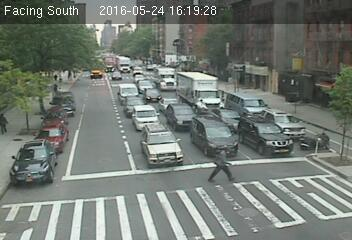
#> input picture HOG/HOG2/images/433.jpg, 352 x 240 px, given in place of ., which was not available
$ python -i blob_detection.py   (imports and definitions only)   (older library calls are emulated)
#> lines starting #> are read from the running program, lines starting #| are printed output that depends on the picture; pictures that were not available may be replaced by others from this repository, and a replacement may not be noted
# the current version takes in 3 consecutive images and returns the list of the blob centroids
import numpy as np
import cv2
from matplotlib import pyplot as plt
from scipy import ndimage

def detector(image_list):
#> called with image_list = '../HOG/HOG2/images/433.jpg'
	params = cv2.SimpleBlobDetector_Params()

# Change thresholds
	params.minThreshold = 10
	params.maxThreshold = 200

# Filter by Area.
	params.filterByArea = True
	params.minArea = 100
	params.maxArea = 1000

# Filter by Circularity
	params.filterByCircularity = True
	params.minCircularity = 0.05

# Filter by Convexity
	params.filterByConvexity = True
	params.minConvexity = 0.05

# Filter by Inertia
	params.filterByInertia = False
	params.minInertiaRatio = 0.01


	edges = []
	for i in image_list:

# Loading the image in grayscale
		img = cv2.imread(i, cv2.IMREAD_GRAYSCALE)
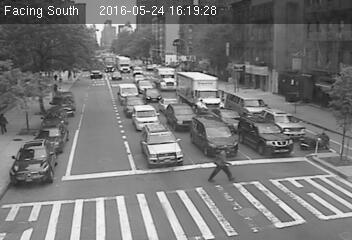
#> img: shape (240, 352); min 0, max 255, mean 119.5

# Equalizing histogram
		clahe_ = cv2.createCLAHE(clipLimit = 1, tileGridSize = (1, 1))
		clahe = clahe_.apply(img)
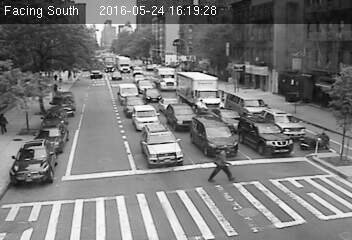
#> clahe: shape (240, 352); min 0, max 255, mean 121.1

# Filtering out noise and enforcing the edges
		bilateral = cv2.bilateralFilter(clahe, 7, 5, 5)

# Calculating Laplacian
		laplacian = cv2.Laplacian(bilateral, cv2.CV_32F, ksize = 5, scale = 1, delta = 0)
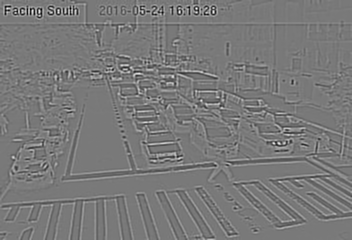
#> laplacian: shape (240, 352) float32; min -9592, max 10532, mean 0.2; drawn with min black and max white
		edges.append(laplacian)

# Calculating background and subtracting it
	differences = []
	for i in range(1, len(edges)):
		differences.append(abs(edges[0]-edges[i]))
	im = cv2.imread(image_list[0])

# Finding the minimal values pixelwise
	minimal = np.minimum(differences[0], differences[1])
	#minimal = np.where(minimal>np.percentile(minimal, 98), np.percentile(minimal, 100), np.percentile(minimal,96))

# Joining the smaller blobs together
	minimal = ndimage.gaussian_filter(minimal, 5)
	mini = np.min(minimal)
	maxi = np.max(minimal)

# Scaling the brightnesses to 0..25
	minimal = minimal / maxi * 255
	minimal = minimal.astype(int)
#minimal = cv2.cvtColor(minimal, cv2.CV_8U)
# Identifying and counting the blobs
	#label_, n_blobs = ndimage.label(minimal> np.percentile(minimal, 60))

# Detecting centroids
	detector = cv2.SimpleBlobDetector(params)
	keypoints = detector.detect(im)
	centroids = []


	for k in keypoints:
		centroids.append([k.pt[0], k.pt[1]])

# Script to see what blobs look like
	#plt.imshow(minimal, cmap = 'Greys_r')
	#plt.show()

	return centroids

#> (the run stopped early here; a loop or call above may not have finished)
